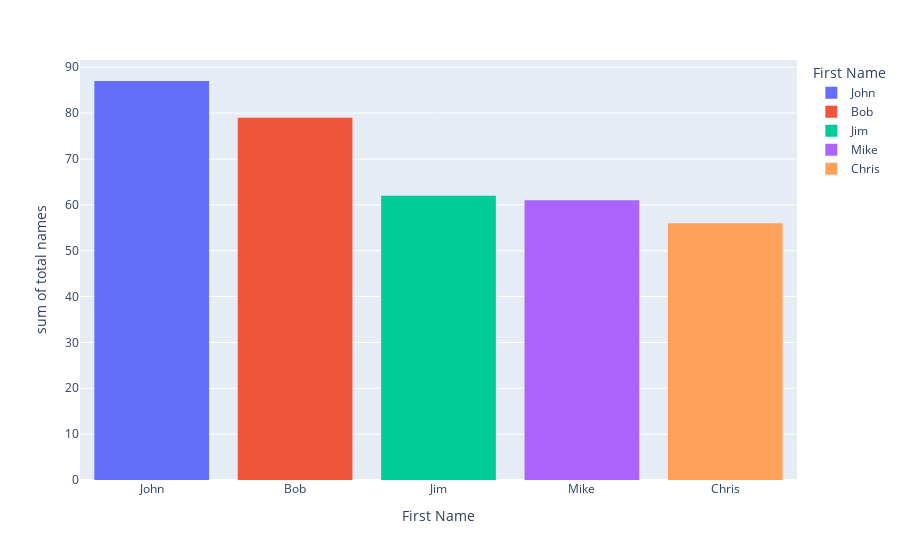

The code cell stored with this chart in its notebook:
### Code cell
first_name_top5 = df_first_name.head() 
#last_name_top5
fig = px.histogram(first_name_top5, x=first_name_top5.index, y=first_name_top5.first_name, color= first_name_top5.index, labels={'index':'First Name', 'first_name':'total names'})
fig.show()

### Figure 1 — Plotly figure (JSON) as saved in the notebook; plotly's stock layout.template omitted (floating-point values rounded to 4 significant figures)
{"data": [{"alignmentgroup": "True", "bingroup": "x", "histfunc": "sum", "hovertemplate": "First Name=%{x}<br>sum of total names=%{y}<extra></extra>", "legendgroup": "John", "marker": {"color": "#636efa", "pattern": {"shape": ""}}, "name": "John", "offsetgroup": "John", "orientation": "v", "showlegend": true, "type": "histogram", "x": ["John"], "xaxis": "x", "y": [87], "yaxis": "y"}, {"alignmentgroup": "True", "bingroup": "x", "histfunc": "sum", "hovertemplate": "First Name=%{x}<br>sum of total names=%{y}<extra></extra>", "legendgroup": "Bob", "marker": {"color": "#EF553B", "pattern": {"shape": ""}}, "name": "Bob", "offsetgroup": "Bob", "orientation": "v", "showlegend": true, "type": "histogram", "x": ["Bob"], "xaxis": "x", "y": [79], "yaxis": "y"}, {"alignmentgroup": "True", "bingroup": "x", "histfunc": "sum", "hovertemplate": "First Name=%{x}<br>sum of total names=%{y}<extra></extra>", "legendgroup": "Jim", "marker": {"color": "#00cc96", "pattern": {"shape": ""}}, "name": "Jim", "offsetgroup": "Jim", "orientation": "v", "showlegend": true, "type": "histogram", "x": ["Jim"], "xaxis": "x", "y": [62], "yaxis": "y"}, {"alignmentgroup": "True", "bingroup": "x", "histfunc": "sum", "hovertemplate": "First Name=%{x}<br>sum of total names=%{y}<extra></extra>", "legendgroup": "Mike", "marker": {"color": "#ab63fa", "pattern": {"shape": ""}}, "name": "Mike", "offsetgroup": "Mike", "orientation": "v", "showlegend": true, "type": "histogram", "x": ["Mike"], "xaxis": "x", "y": [61], "yaxis": "y"}, {"alignmentgroup": "True", "bingroup": "x", "histfunc": "sum", "hovertemplate": "First Name=%{x}<br>sum of total names=%{y}<extra></extra>", "legendgroup": "Chris", "marker": {"color": "#FFA15A", "pattern": {"shape": ""}}, "name": "Chris", "offsetgroup": "Chris", "orientation": "v", "showlegend": true, "type": "histogram", "x": ["Chris"], "xaxis": "x", "y": [56], "yaxis": "y"}], "layout": {"barmode": "relative", "legend": {"title": {"text": "First Name"}, "tracegroupgap": 0}, "margin": {"t": 60}, "xaxis": {"anchor": "y", "categoryarray": ["John", "Bob", "Jim", "Mike", "Chris"], "categoryorder": "array", "domain": [0, 1], "title": {"text": "First Name"}}, "yaxis": {"anchor": "x", "domain": [0, 1], "title": {"text": "sum of total names"}}}}
